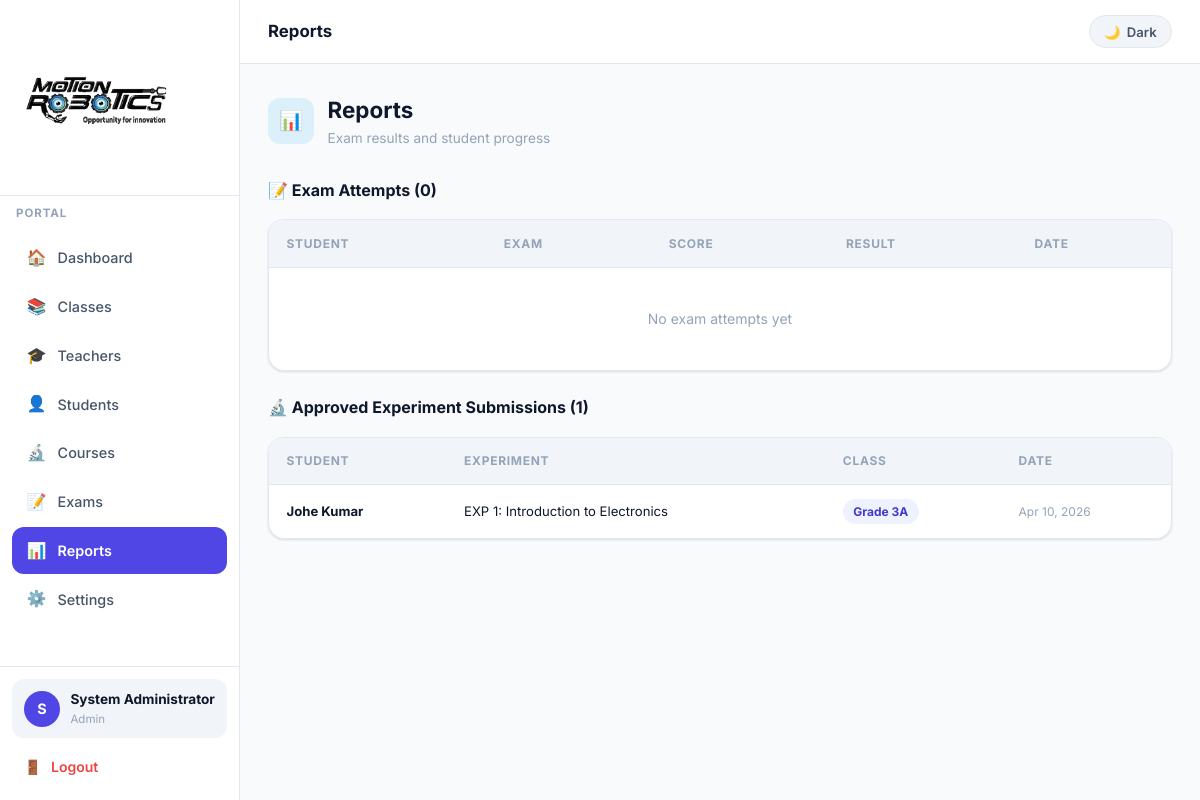
Screenshot of /admin/reports (signed in) with the database file from the repository.
### app.py (models this page shows, shortened)
class User(db.Model):
    id            = db.Column(db.Integer, primary_key=True)
    username      = db.Column(db.String(80), unique=True, nullable=False)
    email         = db.Column(db.String(120), unique=True, nullable=False)
    password_hash = db.Column(db.String(200), nullable=False)
    role          = db.Column(db.String(20), nullable=False)   # admin / teacher / student
    full_name     = db.Column(db.String(120))
    phone         = db.Column(db.String(20))
    school_name   = db.Column(db.String(120))
    roll_number   = db.Column(db.String(40))
    avatar_color  = db.Column(db.String(20), default='#4F46E5')
    is_active     = db.Column(db.Boolean, default=True)
    created_at    = db.Column(db.DateTime, default=datetime.utcnow)

class StudentProgress(db.Model):
    id            = db.Column(db.Integer, primary_key=True)
    student_id    = db.Column(db.Integer, db.ForeignKey('user.id'), nullable=False)
    experiment_id = db.Column(db.Integer, db.ForeignKey('experiment.id'), nullable=False)
    class_id      = db.Column(db.Integer, db.ForeignKey('class.id'), nullable=False)
    status        = db.Column(db.String(20), default='pending')  # pending/approved/rejected
    submitted_at  = db.Column(db.DateTime, default=datetime.utcnow)
    reviewed_at   = db.Column(db.DateTime)
    notes         = db.Column(db.Text)
    student       = db.relationship('User', backref='progress')
    experiment    = db.relationship('Experiment', backref='progress')
    cls           = db.relationship('Class', backref='progress')

class Experiment(db.Model):
    id          = db.Column(db.Integer, primary_key=True)
    title       = db.Column(db.String(200), nullable=False)
    description = db.Column(db.Text)
    level       = db.Column(db.String(80))
    exp_number  = db.Column(db.Integer, default=0)
    video_url   = db.Column(db.String(500))
    file_path   = db.Column(db.String(300))
    file_name   = db.Column(db.String(200))
    created_at  = db.Column(db.DateTime, default=datetime.utcnow)

class Class(db.Model):
    id              = db.Column(db.Integer, primary_key=True)
    name            = db.Column(db.String(100), nullable=False)
    school_name     = db.Column(db.String(120))
    robotics_level  = db.Column(db.String(80))   # one of ROBOTICS_LEVELS or None
    created_at      = db.Column(db.DateTime, default=datetime.utcnow)
    teacher_classes = db.relationship('TeacherClass', backref='cls', cascade='all,delete-orphan')
    student_classes = db.relationship('StudentClass', backref='cls', cascade='all,delete-orphan')

### app.py (the view)
@app.route('/admin/reports')
@role_required('admin')
def admin_reports():
    attempts = ExamAttempt.query.order_by(ExamAttempt.completed_at.desc()).all()
    progress = StudentProgress.query.filter_by(status='approved').order_by(StudentProgress.submitted_at.desc()).all()
    return render_template('admin/reports.html', attempts=attempts, progress=progress)

### app.py (called while the page is built)
@app.context_processor
def inject_enumerate():
    return dict(enumerate=enumerate)

def role_required(*roles):
    def dec(f):
        @wraps(f)
        def d(*a, **kw):
            if 'user_id' not in session: return redirect(url_for('login'))
            if session.get('role') not in roles:
                flash('Access denied.', 'error')
                return redirect(url_for('dashboard'))
            return f(*a, **kw)
        return d
    return dec

def get_current_user():
    if 'user_id' in session: return User.query.get(session['user_id'])
    return None

@app.context_processor
def inject_globals():
    return dict(current_user=get_current_user(), ROBOTICS_LEVELS=ROBOTICS_LEVELS)

### templates/admin/reports.html (shortened to what this page needs)
{% extends 'admin/base_admin.html' %}
{% block page_title %}Reports{% endblock %}
{% block content %}
<div class="page-header">
  <div class="page-title-wrap">
    <div class="page-icon" style="background:rgba(14,165,233,.12); color:var(--secondary);">📊</div>
    <div><div class="page-h1">Reports</div><div class="page-sub">Exam results and student progress</div></div>
  </div>
</div>
<div class="fw-700 mb-2" style="font-size:1rem;">📝 Exam Attempts ({{ attempts|length }})</div>
<div class="card mb-3" style="padding:0;">
  <div class="table-wrap">
    <table>
      <thead><tr><th>Student</th><th>Exam</th><th>Score</th><th>Result</th><th>Date</th></tr></thead>
      <tbody>
        {% for a in attempts %}
        <tr>
          <td>
            <div style="display:flex; align-items:center; gap:.6rem;">
              <div class="avatar" style="background:{{ a.student.avatar_color }}; width:32px; height:32px; font-size:.78rem;">
                {{ (a.student.full_name or a.student.username)[0].upper() }}
              </div>
              <div>
                <div class="fw-700 text-sm">{{ a.student.full_name or a.student.username }}</div>
                <div class="text-xs text-muted">{{ a.student.roll_number or a.student.email }}</div>
              </div>
            </div>
          </td>
          <td class="fw-700 text-sm">{{ a.exam.title }}</td>
          <td>
            <strong>{{ a.score }}/{{ a.total }}</strong>
            <div class="progress-wrap mt-1" style="width:70px;">
              <div class="progress-fill" data-pct="{{ a.percentage }}" style="background:{% if a.passed %}var(--accent){% else %}var(--danger){% endif %};"></div>
            </div>
            <span class="text-xs text-muted">{{ a.percentage }}%</span>
          </td>
          <td><span class="badge {% if a.passed %}badge-success{% else %}badge-danger{% endif %}">
            {{ '✅ Passed' if a.passed else '❌ Failed' }}</span></td>
          <td class="text-xs text-muted">{{ a.completed_at.strftime('%b %d, %Y') }}</td>
        </tr>
        {% else %}
        <tr><td colspan="5" style="text-align:center; padding:2.5rem; color:var(--text3);">No exam attempts yet</td></tr>
        {% endfor %}
      </tbody>
    </table>
  </div>
</div>
<div class="fw-700 mb-2" style="font-size:1rem;">🔬 Approved Experiment Submissions ({{ progress|length }})</div>
<div class="card" style="padding:0;">
  <div class="table-wrap">
    <table>
      <thead><tr><th>Student</th><th>Experiment</th><th>Class</th><th>Date</th></tr></thead>
      <tbody>
        {% for p in progress %}
        <tr>
          <td class="fw-700 text-sm">{{ p.student.full_name or p.student.username }}</td>
          <td class="text-sm">EXP {{ p.experiment.exp_number }}: {{ p.experiment.title }}</td>
          <td><span class="badge badge-primary">{{ p.cls.name }}</span></td>
          <td class="text-xs text-muted">{{ p.submitted_at.strftime('%b %d, %Y') }}</td>
        </tr>
        {% else %}
        <tr><td colspan="4" style="text-align:center; padding:2.5rem; color:var(--text3);">No approvals yet</td></tr>
        {% endfor %}
      </tbody>
    </table>
  </div>
</div>
{% endblock %}

### templates/base.html (shortened to what this page needs)
<!DOCTYPE html>
<html lang="en" data-theme="light">
<head>
  <link rel="stylesheet" href="{{ url_for('static', filename='css/main.css') }}">
</head>
<body>
<div class="app-layout">
  <aside class="sidebar" id="sidebar">
    <div class="sidebar-brand">
      <img src="{{ url_for('static', filename='logo.png') }}" alt="Motion Robotics" class="sidebar-logo">
    </div>
    {% if current_user %}
    <div class="sidebar-context">{{ current_user.school_name or 'Portal' }}</div>
    {% endif %}
    <nav class="sidebar-nav">
      {% block sidebar_nav %}{% endblock %}
    </nav>
    <div class="sidebar-footer">
      {% if current_user %}
      <div class="user-card">
        <div class="avatar" style="background:{{ current_user.avatar_color }}">
          {{ (current_user.full_name or current_user.username)[0].upper() }}
        </div>
        <div>
          <div class="user-name">{{ current_user.full_name or current_user.username }}</div>
          <div class="user-role">{{ current_user.role.title() }}</div>
        </div>
      </div>
      {% endif %}
      <a href="{{ url_for('logout') }}" class="logout-link">
        <span>🚪</span> Logout
      </a>
    </div>
  </aside>
  <div class="main-area">
    <header class="topbar">
      <h1 class="topbar-title">{% block page_title %}Dashboard{% endblock %}</h1>
      <div class="topbar-right">
        <button class="theme-btn" onclick="toggleTheme()">
          <span class="theme-icon">🌙</span>
          <span class="theme-label">Dark</span>
        </button>
      </div>
    </header>
    <main class="page-content">
      {% block content %}{% endblock %}
    </main>
  </div>
</div>
</body>
</html>

### rows the page displays
User: school_name "PORTAL", full_name "S", full_name "System Administrator", role "Admin"
StudentProgress: student "Johe Kumar", experiment.exp_number "1", experiment "Introduction to Electronics", cls.name "Grade 3A", submitted_at "Apr 10, 2026"

### other values shown
{{ attempts|length }} "0"
{{ progress|length }} "1"
